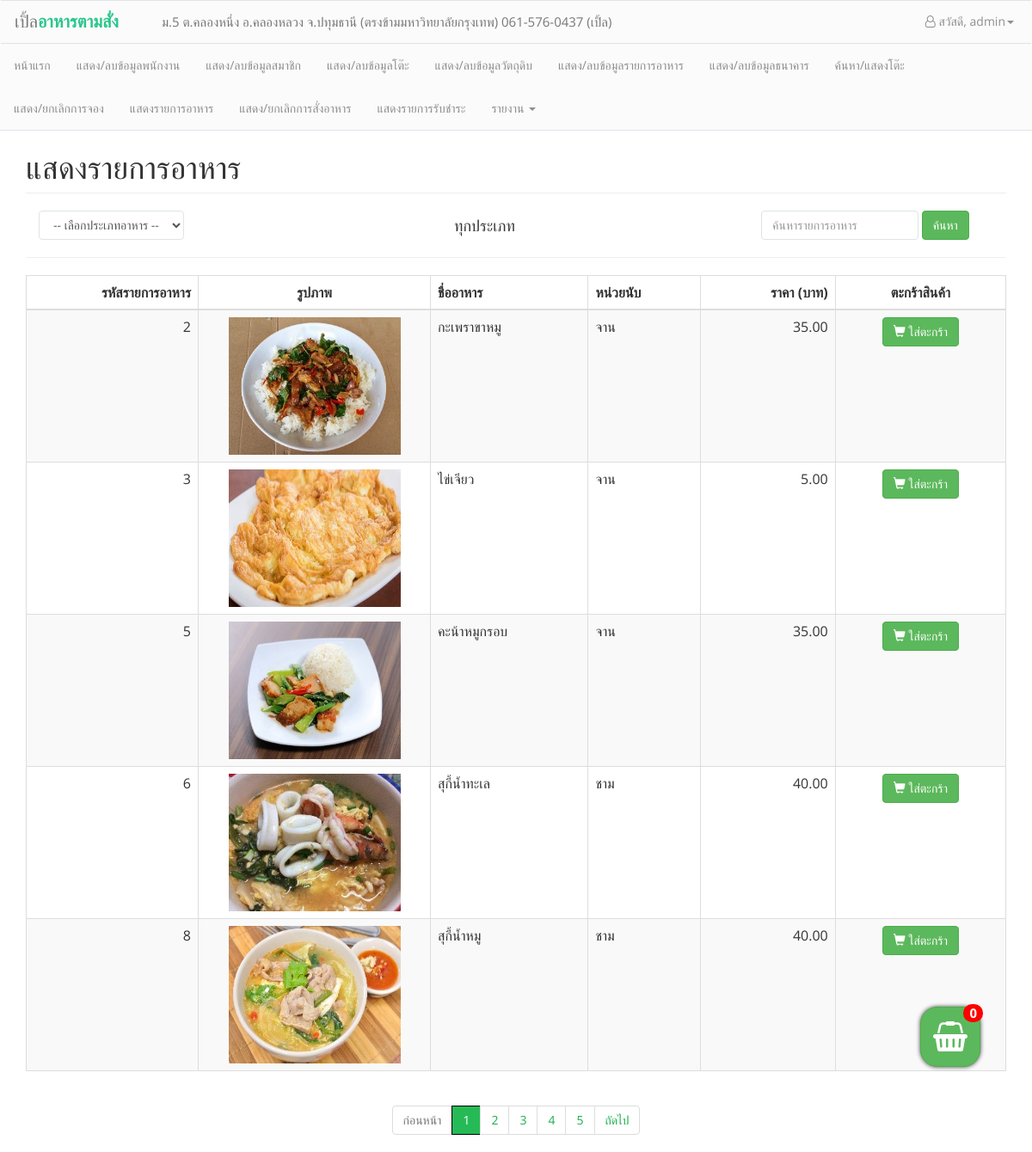
Screenshot of /admin/show_food_typeall.php (signed in) with the database file from the repository.
### tables this page shows
CREATE TABLE `foods` (
  `foodid` int(5) NOT NULL,
  `food_name` varchar(50) NOT NULL,
  `food_type` int(1) NOT NULL COMMENT 'ประเภทอาหาร',
  `food_price` float(7,2) NOT NULL,
  `food_qty` int(4) NOT NULL COMMENT 'จำนวน',
  `food_count` varchar(30) NOT NULL,
  `food_image` varchar(100) NOT NULL,
  `food_recomend` int(1) NOT NULL DEFAULT '0' COMMENT 'จำนวนการแนะนำ',
  `food_status` int(1) NOT NULL DEFAULT '0'
);

### admin/show_food_typeall.php (the view, shortened to what this page needs)
<head>
</head>
<body>
	<?php
	include("conf/header_admin.php");
	$strKeyword = null;
	$food_type = null;
	$order_more = null;
	?>
	<div class="container" style="padding-top: 135px;">
		<h1 class="page-header text-left">แสดงรายการอาหาร<?= isset($_GET['oid']) ? " (สั่งเพิ่ม)" : "" ?></h1>
		<form class="form-inline">
			<div class="col-sm-5">
				<select class="form-control" onchange="if (this.value) window.location.href=this.value">
					<option value="" disabled selected>-- เลือกประเภทอาหาร -- </option>
				</select>
			</div>
			<div class="col-sm-4">
				<h4 style="margin:8px;">
					<?php
					if (isset($_GET['food_type'])) {
						if ($_GET['food_type'] == "") {
							echo "ทุกประเภท";
						} elseif ($_GET['food_type'] == 0) {
							echo "ประเภทผัด";
						} elseif ($_GET['food_type'] == 1) {
							echo "ประเภททอด";
						} elseif ($_GET['food_type'] == 2) {
							echo "ประเภทต้ม";
						} elseif ($_GET['food_type'] == 3) {
							echo "เครื่องดื่ม";
						}
					} else {
						echo "ทุกประเภท";
					}
					?></h4>
			</div>
			<div class="col-md-9"></div>
			<div class="form-group">
				<input class="form-control" type="text" name="search_food" placeholder="ค้นหารายการอาหาร" aria-label="Search">
			</div>
			<button type="submit" class="btn btn-success mb-2">ค้นหา</button>
		</form>
		<hr>
		<div class="table-responsive">
			<table class="table table-striped table-bordered">
				<thead>
					<th style="text-align:right; width:200px">รหัสรายการอาหาร</th>
					<th style="width:270px; text-align: center;">รูปภาพ</th>
					<th>ชื่ออาหาร</th>
					<th>หน่วยนับ</th>
					<th class="text-right">ราคา (บาท)</th>
					<th style="text-align: center;">ตะกร้าสินค้า</th>
				</thead>
				<?php
				include('../conf/connection.php');
				$sql = "SELECT * FROM foods WHERE food_name LIKE '%" . $strKeyword . "%' AND food_status = '0' AND food_type LIKE '%" . $food_type . "%'";
				$query = mysqli_query($link, $sql);
				$num_rows = mysqli_num_rows($query);
				$per_page = 5;
				$page  = 1;
				$prev_page = $page - 1;
				$next_page = $page + 1;
				$row_start = ($page - 1) * $per_page;
				if ($num_rows <= $per_page) {
					$num_pages = 1;
				} else if (($num_rows % $per_page) == 0) {
					$num_pages = ($num_rows / $per_page);
				} else {
					$num_pages = ($num_rows / $per_page) + 1;
					$num_pages = (int) $num_pages;
				}
				$row_end = $per_page;
				$sql .= " ORDER BY foodid ASC LIMIT $row_start ,$row_end ";
				$query = mysqli_query($link, $sql);
				if ($num_rows > 0) {
					while ($result = mysqli_fetch_array($query, MYSQLI_ASSOC)) {
						if ($result['food_image'] == "")
							$food_img = "../images/default_food.png";
						else $food_img = "../" . $result['food_image'];
						echo '<tr>
						<td class="text-right">' . $result["foodid"] . '</td>
						<td align="center"><img height="160" width="200" src="' . $food_img . '"></td>
						<td>' . $result["food_name"] . '</td>
						<td>' . $result['food_count'] . '</td>
						<td class="text-right">' . number_format($result["food_price"], 2) . '</td>'; ?>
						<td style="text-align: center;"><a href="staff_add_list_food.php?foodid=<?= $result['foodid'] ?><?= isset($_GET['oid']) ? "&oid=" . $_GET['oid'] : "" ?>" class="btn btn-success btn-md">
								<span class="glyphicon glyphicon-shopping-cart"></span> ใส่ตะกร้า</a></td>
						</tr>
				<?php
					}
				} else {
					echo '
					<tr>
						<td colspan="6" align="center">ไม่พบข้อมูลในระบบ</td>
					</tr>
				';
				}
				?>
			</table>
		</div>
		<nav aria-label="Page navigation example" class="navbar-center">
			<div class="text-center">
				<ul class="pagination">
					<?php
					if ($prev_page) { ?>
						<li class="page-item n"><a href='<?= $_SERVER["SCRIPT_NAME"] ?>?Page=<?= $prev_page ?>&search_food=<?= $strKeyword ?>&food_type=<?= $food_type ?><?= ($order_more != null) ? "&oid=$order_more" : "" ?>'>ก่อนหน้า</a></li>
						<?php
					} else {
						echo '<li class="page-item disabled"><a href="#" >ก่อนหน้า</a></li>';
					}
					for ($i = 1; $i <= $num_pages; $i++) {
						if ($i != $page) { ?>
							<li class='page-item n'><a href='<?= $_SERVER["SCRIPT_NAME"] ?>?Page=<?= $i ?>&search_food=<?= $strKeyword ?>&food_type=<?= $food_type ?><?= ($order_more != null) ? "&oid=$order_more" : "" ?>'><?= $i ?></a></li>
						<?php
						} else {
							echo '<li class="page-item active"><a href="#">' . $i . '</a></li>';
						}
					}
					if ($page != $num_pages) { ?>
						<li class="page-item n"><a href='<?= $_SERVER["SCRIPT_NAME"] ?>?Page=<?= $next_page ?>&search_food=<?= $strKeyword ?>&food_type=<?= $food_type ?><?= ($order_more != null) ? "&oid=$order_more" : "" ?>'>ถัดไป</a></li>
					<?php
					} else {
						echo '<li class="page-item disabled">' . "<a href ='#'>ถัดไป</a></li> ";
					}
					?>
			</div>
		</nav>
	</div>
</body>
<?php
if (isset($_SESSION['food_admin']['list']['foodid'])) {
	$cartcount = number_format(array_sum($_SESSION['food_admin']['list']['amount']));
} else {
	$cartcount = 0;
}
?>
<div class="sticky-div">
	<span class="badge badge-danger" style="position:absolute; right:-3px; top:-3px; background:red; font-size:15px;"><?= $cartcount ?></span>
	<a href="<?= (isset($_GET['oid'])) ? "order_edit.php?oid=$order_more" : "staff_cart_order.php" ?>" class="sticky-cart btn btn-success"><i style="padding-top:10px; font-size:35px;" class="fa fa-shopping-basket"></i></a>
</div>
</html>

### admin/conf/header_admin.php (style rules this page uses)
body { font-family: 'Open Sans', sans-serif; }
.sticky-cart { width: 70px; height: 70px; border-radius: 20px; box-shadow: 0px 0px 5px 0px rgba(0, 0, 0, 0.75); }
.sticky-div { position: fixed; top: 90%; right: 5%; -webkit-transform: translateY(-50%); -ms-transform: translateY(-50%); transform: translateY(-50%); }
.form-control { box-shadow: none; border-radius: 4px; border-color: #dfe3e8; }
.pagination>.active>a, .pagination>.active>span, .pagination>.active>a:hover, .pagination>.active>span:hover, .pagination>.active>a:focus, .pagination>.active>span:focus { background-color: #26BA56; border-color: black; cursor: pointer; z-index: 2; }
.pagination>li.page-item.n>a, .pagination>li.page-item.n>span { color: #1EAF4D; cursor: pointer; z-index: 2; }

### rows the page displays
foods: foodid "2", food_image (picture), food_name "กะเพราขาหมู", food_count "จาน", food_price "35.00"
foods: foodid "3", food_image (picture), food_name "ไข่เจียว", food_count "จาน", food_price "5.00"
foods: foodid "5", food_image (picture), food_name "คะน้าหมูกรอบ", food_count "จาน", food_price "35.00"
foods: foodid "6", food_image (picture), food_name "สุกี้น้ำทะเล", food_count "ชาม", food_price "40.00"
foods: foodid "8", food_image (picture), food_name "สุกี้น้ำหมู", food_count "ชาม", food_price "40.00"

### other values shown
$_SESSION['staff'] "admin"
$cartcount "0"
